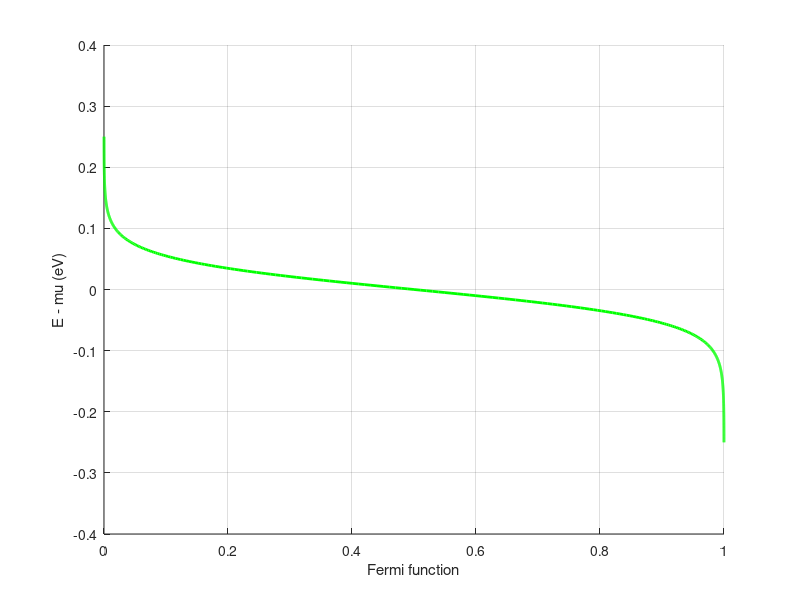

Recreate this plot in MATLAB.
clear all
close all
E = linspace(-.25,.25,501);
dE = E(2) - E(1);
kT = 0.025;
Ef = 0;
V = 0;
mu1 = Ef + (V/2);
mu2 = Ef - (V/2);
f1 = 1./(1+exp((E-mu1)./kT));
f2 = 1./(1+exp((E-mu2)./kT));
%dE*(sum(f1-f2))/V

hold on
h = plot(f1,E, 'g');
set(h, 'linewidth', [2.0])
%set(gca, 'Fontsize', [25])
xlabel('Fermi function')
ylabel('E - mu (eV)')
grid on
